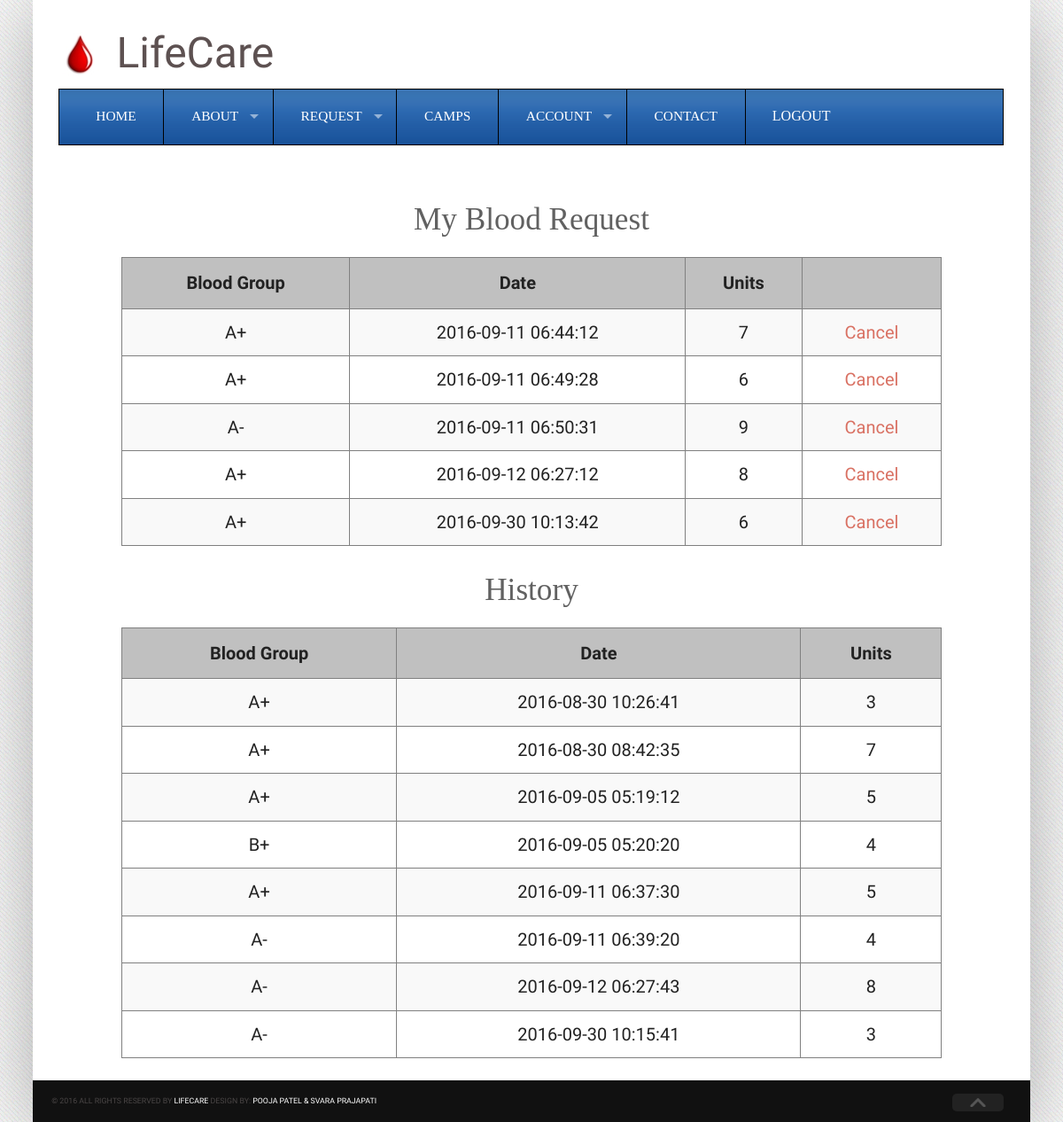
/User/myrequestblood.php (signed in), run on the app's committed database.
### tables this page shows
CREATE TABLE `tblbloodreq` (
  `rid` int(11) NOT NULL,
  `bgid` int(11) DEFAULT NULL,
  `rpatientid` int(11) DEFAULT NULL,
  `units` int(11) DEFAULT NULL,
  `date` datetime DEFAULT NULL,
  `rstatus` bit(1) NOT NULL DEFAULT b'0'
);

CREATE TABLE `tblbloodgroup` (
  `bgid` int(11) NOT NULL,
  `groupname` varchar(40) NOT NULL,
  `adminid` int(11) DEFAULT NULL,
  `cdate` datetime DEFAULT NULL
);

### User/myrequestblood.php (the view, shortened to what this page needs)
<!DOCTYPE html>
<head>
<link rel="stylesheet" href="css/foundation.min.css">
<link rel="stylesheet" href="css/superfish.css">
<link rel="stylesheet" href="css/stylesheet.css">
<link rel="stylesheet" href="js/slider/flexslider.css">
<link rel="stylesheet" href="js/slider/flexcar.css">
</head>
<body>
<div class="wrapper">
  <div class="header">
    <div class="row">
      <div class="columns large-12  header-inner" style="height:100px"><br><image src="images/logo4.jpeg" style="margin:10px 15px 30px 0px"><font size="75px">LifeCare</font></div>
      <div class="columns large-12">
       <nav>
          <section>
            <ul class="sf-menu large-12">
              <li class="active"><a href="home.php">Home</a></li>
              <li><a href="#">About</a>
			  </li>
				  <?php
				  if(isset($_SESSION['patient']))
					{
						echo"<li><a href=\"#\">Request</a><ul class=\"dropdown\">";
						echo"</ul></li>";
					}
				   ?>
				    <li class="active"><a href="camps.php">Camps</a></li>
			   <?php
				  if(isset($_SESSION['patient']))
					{
						echo"<li><a href=\"#\">Account</a>";
						echo " <ul class=\"dropdown\">";
						echo"</ul></li>";
					}
				   ?>
			  <li><a href="contact.php">Contact</a></li>
			   <li><form method="POST" action="" name="formhome">
			   <?php
				  if(isset($_SESSION['patient']))
					{
						echo "<input type=\"submit\" value=\"LOGOUT\" name=\"btnlogout\" id=\"btnlogout\"/>";
					}
				   ?>
				   </form>
			  </li>
            </ul>
          </section>
        </nav>
      </div>
    </div>
	<br>
	<div>
	<br>
	<center><h3>My Blood Request</h3></center>
	</div>
	<div style="margin-left:100px;margin-right:100px;min-height:500px;">
	<center>
	  <?php
			if(isset($_SESSION['patient']))
			{
			$id=$_SESSION['patient'];
			$sql="Select * from tblbloodreq,tblbloodgroup,tblpatient where tblbloodgroup.bgid=tblbloodreq.bgid and `rpatientid`='$id' and rpatientid=patientid and rstatus=0";
			echo "<table class=\"table1\"><tr><th style=\"padding:15px;\">Blood Group</th><th>Date</th><th>Units</th><th></th></tr>";
			$con=mysqli_connect(@"localhost","root","","dblifecare");
			$result=mysqli_query($con,$sql);
			while($line=mysqli_fetch_array($result))
			{
				echo "<tr>";
				echo "<td style=\"padding:15px;\">";
				echo $line['groupname'];
				echo "</td>";
				echo "<td>";
				echo $line['date'];
				echo "</td>";
				echo "<td>";
				echo $line['units'];
				echo "</td>";
				echo "<td>";
				$id=$line['rid'];
				echo "<a href=\"cancelreq.php?id=$id\">Cancel</a>";
				echo "</td>";
				echo "</tr>";
			}
				echo "</table>";
				$id=$_SESSION['patient'];
				echo "<h3>History</h3>";
			$sql="Select * from tblbloodreq,tblbloodgroup,tblpatient where tblbloodgroup.bgid=tblbloodreq.bgid and `rpatientid`='$id' and rpatientid=patientid and rstatus=1";
			echo "<table class=\"table1\"><tr><th style=\"padding:15px;\">Blood Group</th><th>Date</th><th>Units</th></tr>";
			$con=mysqli_connect(@"localhost","root","","dblifecare");
			$result=mysqli_query($con,$sql);
			while($line=mysqli_fetch_array($result))
			{
				echo "<tr>";
				echo "<td style=\"padding:15px;\">";
				echo $line['groupname'];
				echo "</td>";
				echo "<td>";
				echo $line['date'];
				echo "</td>";
				echo "<td>";
				echo $line['units'];
				echo "</td>";
				echo "</tr>";
			}
				echo "</table>";
			}
		?>
	</center>
    </div>
	</div>
    <div class="credit-row">
      <div class="row">
        <div class="columns large-11 credit">&copy; 2016 All rights reserved by <a href="#">LifeCare</a> Design by: <a href="#">POOJA PATEL & SVARA PRAJAPATI</a></div>
        <div class="columns large-1"><img src="images/toparrow.png" alt="" class="scrollToTop"></div>
      </div>
    </div>
  </div>
</body>
</html>

### User/css/superfish.css (style rules this page uses)
.sf-menu, .sf-menu * { margin: 0; padding: 0; list-style: none; }
.sf-menu li { position: relative; }
.sf-menu > li { float: left; }
.sf-menu a { display: block; position: relative; }
.sf-menu { float: left; margin-bottom: 1em; }
.sf-menu a { border-left: 1px solid #fff; border-top: 1px solid #dFeEFF; border-top: 1px solid rgba(255,255,255,.5); padding: .75em 1em; text-decoration: none; zoom: 1; }
.sf-menu a { color: #13a; }
.sf-menu li { background: #BDD2FF; white-space: nowrap; *white-space: normal; -webkit-transition: background .2s; transition: background .2s; }
.sf-arrows .sf-with-ul { padding-right: 2.5em; *padding-right: 1em; }
.sf-arrows .sf-with-ul:after { content: ''; position: absolute; top: 50%; right: 1em; margin-top: -3px; height: 0; width: 0; border: 5px solid transparent; border-top-color: #dFeEFF; border-top-color: rgba(255,255,255,.5); }

### User/css/stylesheet.css (style rules this page uses)
.row { width: 100%; }
body { font-size: 1.1em; line-height: 1.5em; color: #5d5151; font-family:'Droid Sans', serif; background-color: #f6f6f6; background-image: url('../images/bg.png'); }
h1,h2,h3,h4,h5,h6 { color:rgb(97, 97, 97); font-family: 'Droid Serif', serif; font-size: 2.0em; font-weight: normal; }
a { color: #d97163; }
.wrapper { background: #fff; max-width:64em; margin: auto; box-shadow: 0 10px 80px rgba(0,0,0,.3); -webkit-box-shadow: 0 10px 80px rgba(0,0,0,.3); -moz-box-shadow: 0 10px 80px rgba(0,0,0,.3); -o-box-shadow: 0 10px 80px rgba(0,0,0,.3); }
.sf-menu { margin-bottom: 0; background:#007ebf url('../images/menubg.png') repeat-x top; padding-left: 10px; padding-right: 10px; border:1px solid #000; }
.sf-menu li { background: url('../images/menubg.png'); border-right: 1px solid #000; }
.sf-menu li:last-child { border: 0; }
.sf-menu a { color: #fff; border:none; font-family: 'Droid Serif',serif; text-transform: uppercase; font-size: .875em; font-weight: normal; padding-top:1.2em; padding-bottom: 1.2em; padding-left: 2em; padding-right: 2em; }
.credit-row { background: #111; padding: 10px 0; }
.credit { font-size: .5em; color: #4a4646; text-transform: uppercase; }
.credit a { color: #fff; }
img.scrollToTop { padding:5px 20px; background: #222; border-radius: 5px; cursor: pointer; }

### User/myrequestblood.php (style rules this page uses)
#btnlogout { background:#007ebf url('../images/menubg.png') repeat-x top; font-family: 'Droid Serif',serif;text-transform: uppercase; font-size:0.875em; font-weight: normal; border: none; color:white; padding: 21px 30px; text-align: center; text-decoration: none; display: inline-block; font-size: 16px;"/> }
table,td { font-size:20px; }
.table1 { border:0.5px solid gray; border-collapse:collapse; font-size:20px; width:100%; }
.table1 th { background-color: silver; }
.table1 th,.table1 td { border:0.5px solid gray; text-align:center; font-size:20px; }

### data on the page
tblbloodreq: bgid.groupname "A+", date "2016-09-11 06:44:12", units "7"
tblbloodreq: bgid.groupname "A+", date "2016-09-11 06:49:28", units "6"
tblbloodreq: bgid.groupname "A-", date "2016-09-11 06:50:31", units "9"
tblbloodreq: bgid.groupname "A+", date "2016-09-12 06:27:12", units "8"
tblbloodreq: bgid.groupname "A+", date "2016-09-30 10:13:42", units "6"
tblbloodreq: bgid.groupname "A+", date "2016-08-30 10:26:41", units "3"
tblbloodreq: bgid.groupname "A+", date "2016-08-30 08:42:35", units "7"
tblbloodreq: bgid.groupname "A+", date "2016-09-05 05:19:12", units "5"
tblbloodreq: bgid.groupname "B+", date "2016-09-05 05:20:20", units "4"
tblbloodreq: bgid.groupname "A+", date "2016-09-11 06:37:30", units "5"
tblbloodreq: bgid.groupname "A-", date "2016-09-11 06:39:20", units "4"
tblbloodreq: bgid.groupname "A-", date "2016-09-12 06:27:43", units "8"
tblbloodreq: bgid.groupname "A-", date "2016-09-30 10:15:41", units "3"
